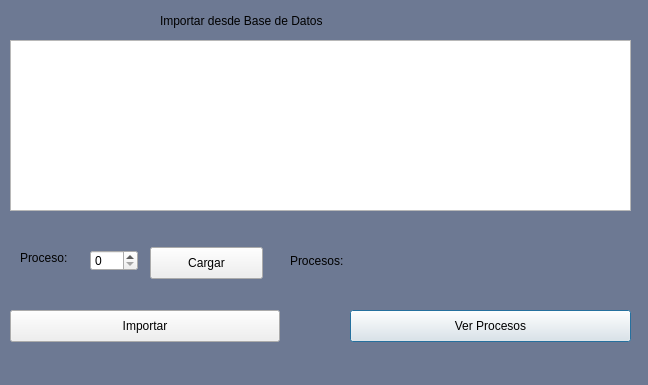
<?xml version="1.0" encoding="UTF-8"?>
<ui version="4.0">
 <class>Dialog</class>
 <widget class="QDialog" name="Dialog">
  <property name="geometry">
   <rect>
    <x>0</x>
    <y>0</y>
    <width>648</width>
    <height>385</height>
   </rect>
  </property>
  <property name="windowTitle">
   <string>Importar Procesos</string>
  </property>
  <property name="styleSheet">
   <string notr="true">QDialog{
background-color:#6d7993;
}</string>
  </property>
  <widget class="QTableWidget" name="tableWidgetImportar">
   <property name="geometry">
    <rect>
     <x>10</x>
     <y>40</y>
     <width>621</width>
     <height>171</height>
    </rect>
   </property>
   <property name="editTriggers">
    <set>QAbstractItemView::NoEditTriggers</set>
   </property>
   <property name="alternatingRowColors">
    <bool>false</bool>
   </property>
   <property name="selectionMode">
    <enum>QAbstractItemView::MultiSelection</enum>
   </property>
   <property name="sortingEnabled">
    <bool>false</bool>
   </property>
   <property name="rowCount">
    <number>0</number>
   </property>
   <property name="columnCount">
    <number>0</number>
   </property>
   <attribute name="verticalHeaderStretchLastSection">
    <bool>false</bool>
   </attribute>
  </widget>
  <widget class="QPushButton" name="pushButtonVertabla">
   <property name="geometry">
    <rect>
     <x>350</x>
     <y>310</y>
     <width>281</width>
     <height>32</height>
    </rect>
   </property>
   <property name="text">
    <string>Ver Procesos</string>
   </property>
  </widget>
  <widget class="QPushButton" name="pushButtonImportar">
   <property name="geometry">
    <rect>
     <x>10</x>
     <y>310</y>
     <width>270</width>
     <height>32</height>
    </rect>
   </property>
   <property name="text">
    <string>Importar</string>
   </property>
  </widget>
  <widget class="QLabel" name="label">
   <property name="geometry">
    <rect>
     <x>160</x>
     <y>0</y>
     <width>271</width>
     <height>41</height>
    </rect>
   </property>
   <property name="palette">
    <palette>
     <active>
      <colorrole role="Text">
       <brush brushstyle="SolidPattern">
        <color alpha="255">
         <red>255</red>
         <green>255</green>
         <blue>255</blue>
        </color>
       </brush>
      </colorrole>
     </active>
     <inactive>
      <colorrole role="Text">
       <brush brushstyle="SolidPattern">
        <color alpha="255">
         <red>255</red>
         <green>255</green>
         <blue>255</blue>
        </color>
       </brush>
      </colorrole>
     </inactive>
     <disabled>
      <colorrole role="Text">
       <brush brushstyle="SolidPattern">
        <color alpha="255">
         <red>190</red>
         <green>190</green>
         <blue>190</blue>
        </color>
       </brush>
      </colorrole>
     </disabled>
    </palette>
   </property>
   <property name="text">
    <string>Importar desde Base de Datos</string>
   </property>
   <property name="textFormat">
    <enum>Qt::AutoText</enum>
   </property>
  </widget>
  <widget class="QLabel" name="label_Proceso">
   <property name="geometry">
    <rect>
     <x>20</x>
     <y>250</y>
     <width>60</width>
     <height>16</height>
    </rect>
   </property>
   <property name="text">
    <string>Proceso:</string>
   </property>
  </widget>
  <widget class="QLabel" name="label_PC">
   <property name="geometry">
    <rect>
     <x>290</x>
     <y>250</y>
     <width>600</width>
     <height>21</height>
    </rect>
   </property>
   <property name="text">
    <string>Procesos:</string>
   </property>
  </widget>
  <widget class="QSpinBox" name="spinBox_Proceso">
   <property name="geometry">
    <rect>
     <x>90</x>
     <y>250</y>
     <width>48</width>
     <height>21</height>
    </rect>
   </property>
  </widget>
  <widget class="QPushButton" name="pushButtonCargar">
   <property name="geometry">
    <rect>
     <x>150</x>
     <y>247</y>
     <width>113</width>
     <height>32</height>
    </rect>
   </property>
   <property name="text">
    <string>Cargar</string>
   </property>
  </widget>
  <widget class="QLabel" name="label_error">
   <property name="geometry">
    <rect>
     <x>300</x>
     <y>270</y>
     <width>431</width>
     <height>21</height>
    </rect>
   </property>
   <property name="styleSheet">
    <string notr="true">color:red;</string>
   </property>
   <property name="text">
    <string/>
   </property>
  </widget>
  <widget class="QLabel" name="labelEPI">
   <property name="geometry">
    <rect>
     <x>112</x>
     <y>350</y>
     <width>411</width>
     <height>21</height>
    </rect>
   </property>
   <property name="styleSheet">
    <string notr="true">color:red;</string>
   </property>
   <property name="text">
    <string/>
   </property>
  </widget>
 </widget>
 <resources/>
 <connections/>
</ui>
